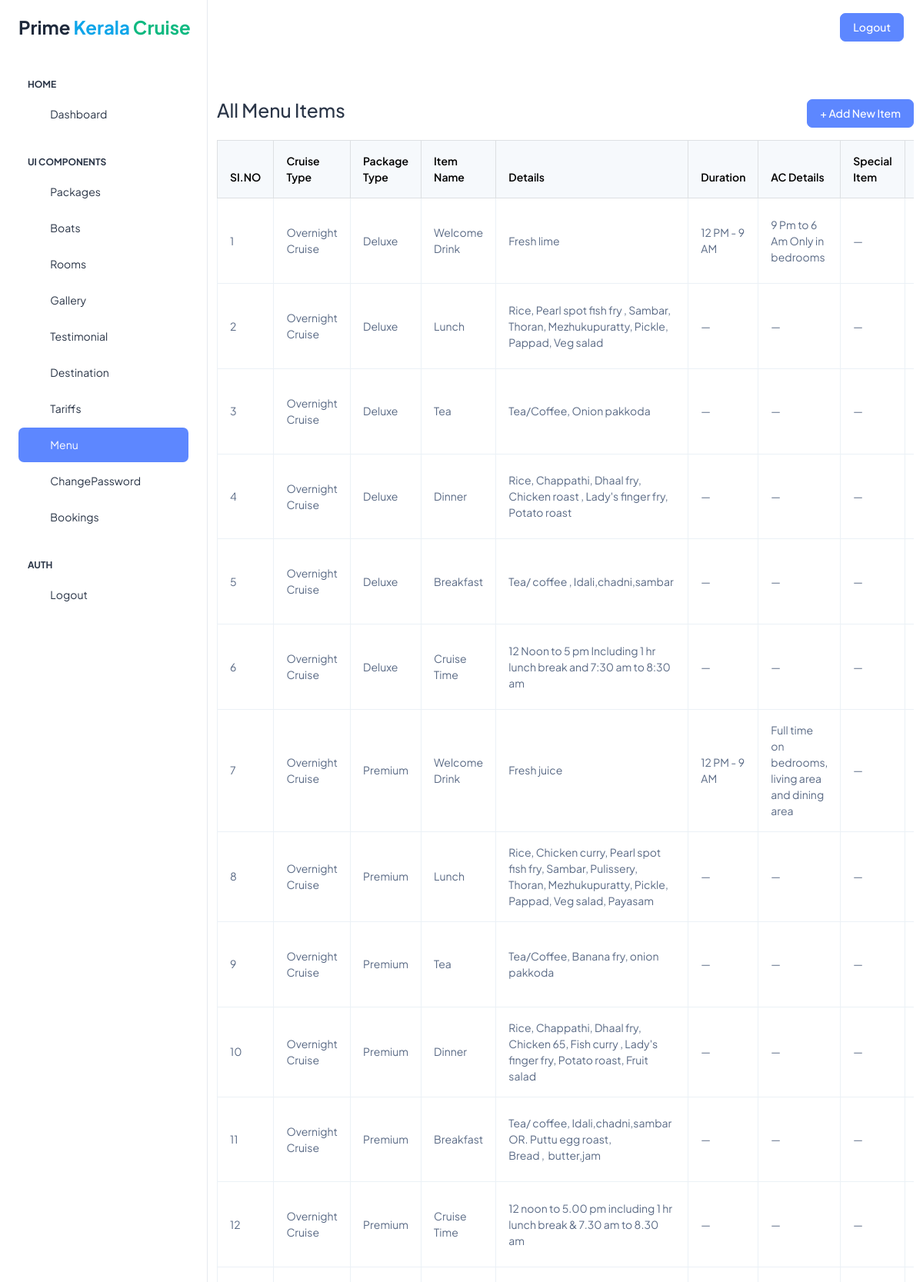
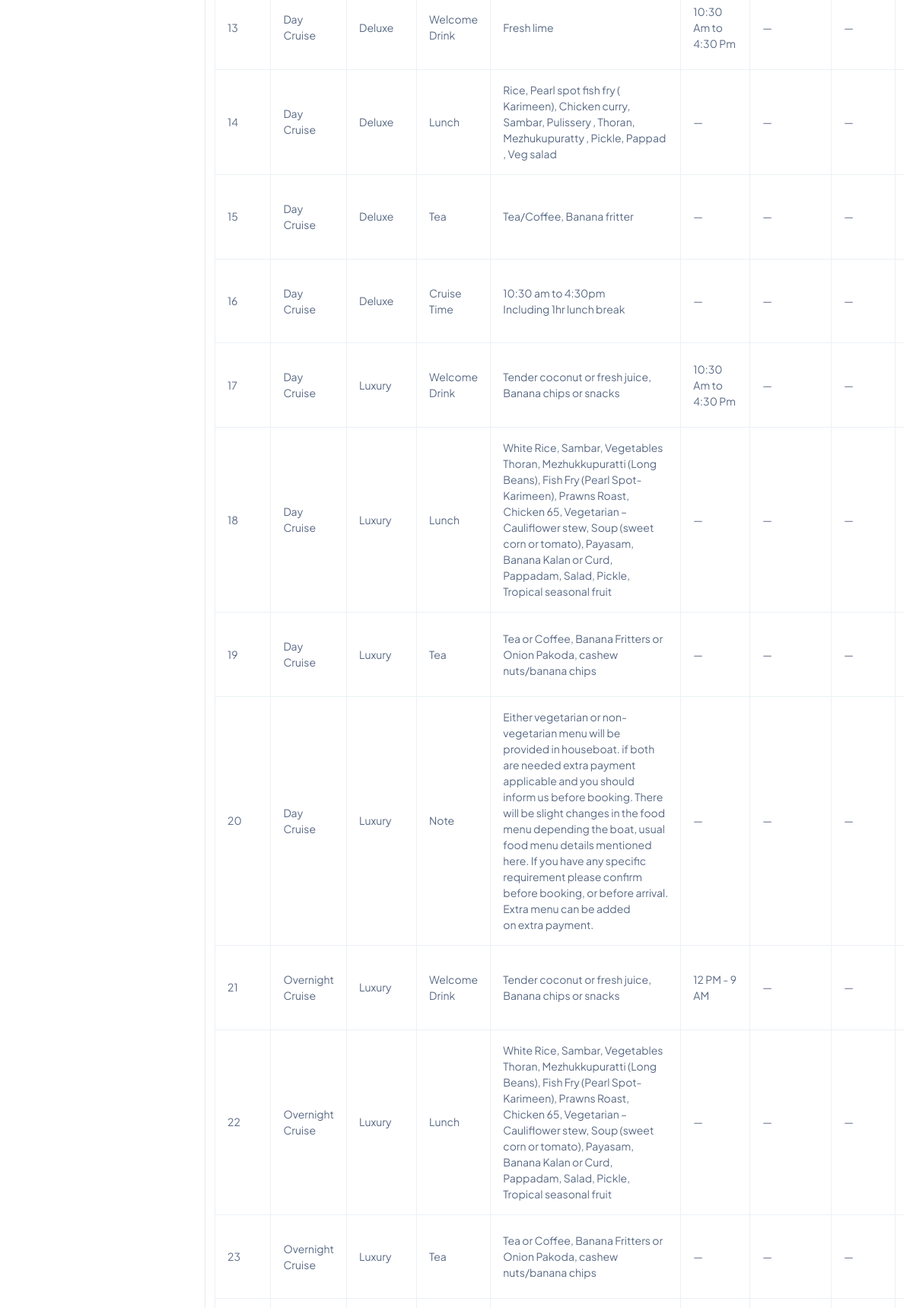
/admin_view_menu_items (upper part), run on the app's committed database (2 pictures, top to bottom).
### app/models.py (models this page shows, shortened)
class MenuItem(models.Model):
    CRUISE_CHOICES = [
        ('day', 'Day Cruise'),
        ('overnight', 'Overnight Cruise'),
    ]
    PACKAGE_CHOICES = [
        ('deluxe', 'Deluxe'),
        ('premium', 'Premium'),
        ('luxury', 'Luxury'),
    ]
    cruise_type = models.CharField(max_length=20, choices=CRUISE_CHOICES)
    package_type = models.CharField(max_length=20, choices=PACKAGE_CHOICES)
    item_name = models.CharField(max_length=100)
    details = models.TextField(blank=True)
    time_slot = models.CharField(max_length=50, blank=True)
    is_special = models.CharField(max_length=100,null=True)
    duration = models.CharField(max_length=50, blank=True)
    ac_available = models.CharField(max_length=100,null=True)
    image=models.ImageField(upload_to='menu')
    order_number = models.PositiveIntegerField(default=0,null=True)

### app/views.py (the view)
# urls.py: path('admin_view_menu_items', views.admin_view_menu_items, name='admin_view_menu_items'),
def admin_view_menu_items(request):
    menu_items = MenuItem.objects.all()
    return render(request, 'admin/admin_view_menu.html', {'menu_items': menu_items})

### templates/admin/admin_view_menu.html (shortened to what this page needs)
{% include 'admin/adminheader.html' %}
<div class="container mt-4">
  <div class="d-flex justify-content-between align-items-center mb-3">
    <h1 class="h3">All Menu Items</h1>
    <a href="{% url 'admin_add_menu_item' %}" class="btn btn-primary">+ Add New Item</a>
  </div>
  {% if menu_items %}
    <div class="table-responsive">
      <table class="table table-bordered table-hover align-middle">
        <thead class="table-light">
          <tr>
            <th>SI.NO</th>
            <th>Cruise Type</th>
            <th>Package Type</th>
            <th>Item Name</th>
            <th>Details</th>
            <th>Duration</th>
            <th>AC Details</th>
            <th>Special Item</th>
            <th>Image</th>
          </tr>
        </thead>
        <tbody>
          {% for item in menu_items %}
          <tr>
            <td>{{ forloop.counter }}</td>
            <td>{{ item.get_cruise_type_display }}</td>
            <td>{{ item.get_package_type_display }}</td>
            <td>{{ item.item_name }}</td>
            <td style="max-width: 250px;">{{ item.details|default:"—" }}</td>
            <td>{{ item.duration|default:"—" }}</td>
            <td>
              {% if item.ac_available %}
                {{ item.ac_available }}
              {% else %}
                <span class="text-muted">—</span>
              {% endif %}
            </td>
            <td>
              {% if item.is_special %}
                {{ item.is_special }}
              {% else %}
                <span class="text-muted">—</span>
              {% endif %}
            </td>
            <td>
            </td>
          </tr>
          {% endfor %}
        </tbody>
      </table>
    </div>
  {% else %}
    <div class="alert alert-info">No menu items found.</div>
  {% endif %}
</div>
{% include 'admin/adminfooter.html' %}

### data on the page
MenuItem: cruise_type "Overnight Cruise", package_type "Deluxe", item_name "Welcome Drink", details "Fresh lime", duration "12 PM - 9 AM", ac_available "9 Pm to 6 Am Only in bedrooms"
MenuItem: cruise_type "Overnight Cruise", package_type "Deluxe", item_name "Lunch", details "Rice, Pearl spot fish fry , Sambar, Thoran, Mezhukupuratty, Pickle, Pappad, Veg salad", duration "—"
MenuItem: cruise_type "Overnight Cruise", package_type "Deluxe", item_name "Tea", details "Tea/Coffee, Onion pakkoda", duration "—"
MenuItem: cruise_type "Overnight Cruise", package_type "Deluxe", item_name "Dinner", details "Rice, Chappathi, Dhaal fry, Chicken roast , Lady's finger fry, Potato roast", duration "—"
MenuItem: cruise_type "Overnight Cruise", package_type "Deluxe", item_name "Breakfast", details "Tea/ coffee , Idali,chadni,sambar", duration "—"
MenuItem: cruise_type "Overnight Cruise", package_type "Deluxe", item_name "Cruise Time", details "12 Noon to 5 pm Including 1 hr lunch break and 7:30 am to 8:30 am", duration "—"
MenuItem: cruise_type "Overnight Cruise", package_type "Premium", item_name "Welcome Drink", details "Fresh juice", duration "12 PM - 9 AM", ac_available "Full time on bedrooms, living area and dining area"
MenuItem: cruise_type "Overnight Cruise", package_type "Premium", item_name "Lunch", details "Rice, Chicken curry, Pearl spot fish fry, Sambar, Pulissery, Thoran, Mezhukupuratty, Pickle, Pappad, Veg salad, Payasam", duration "—"
MenuItem: cruise_type "Overnight Cruise", package_type "Premium", item_name "Tea", details "Tea/Coffee, Banana fry, onion pakkoda", duration "—"
MenuItem: cruise_type "Overnight Cruise", package_type "Premium", item_name "Dinner", details "Rice, Chappathi, Dhaal fry, Chicken 65, Fish curry , Lady's finger fry, Potato roast, Fruit salad", duration "—"
MenuItem: cruise_type "Overnight Cruise", package_type "Premium", item_name "Breakfast", details "Tea/ coffee, Idali,chadni,sambar OR. Puttu egg roast, Bread , butter,jam", duration "—"
MenuItem: cruise_type "Overnight Cruise", package_type "Premium", item_name "Cruise Time", details "12 noon to 5.00 pm including 1 hr lunch break & 7.30 am to 8.30 am", duration "—"
MenuItem: cruise_type "Day Cruise", package_type "Deluxe", item_name "Welcome Drink", details "Fresh lime", duration "10:30 Am to 4:30 Pm"
MenuItem: cruise_type "Day Cruise", package_type "Deluxe", item_name "Lunch", details "Rice, Pearl spot fish fry ( Karimeen), Chicken curry, Sambar, Pulissery , Thoran, Mezhukupuratty , Pickle, Pappad , Veg salad", duration "—"
MenuItem: cruise_type "Day Cruise", package_type "Deluxe", item_name "Tea", details "Tea/Coffee, Banana fritter", duration "—"
MenuItem: cruise_type "Day Cruise", package_type "Deluxe", item_name "Cruise Time", details "10:30 am to 4:30pm Including 1hr lunch break", duration "—"
MenuItem: cruise_type "Day Cruise", package_type "Luxury", item_name "Welcome Drink", details "Tender coconut or fresh juice, Banana chips or snacks", duration "10:30 Am to 4:30 Pm"
MenuItem: cruise_type "Day Cruise", package_type "Luxury", item_name "Lunch", details "White Rice, Sambar, Vegetables Thoran, Mezhukkupuratti (Long Beans), Fish Fry (Pearl Spot-Karimeen), Prawns Roast, Chicken 65, Vegetarian – Cauliflower stew, Soup (sweet corn or tomato), Payasam, Banana Kalan or Curd, Pappadam, Salad, Pickle, Tropical seasonal fruit", duration "—"
MenuItem: cruise_type "Day Cruise", package_type "Luxury", item_name "Tea", details "Tea or Coffee, Banana Fritters or Onion Pakoda, cashew nuts/banana chips", duration "—"
MenuItem: cruise_type "Day Cruise", package_type "Luxury", item_name "Note", details "Either vegetarian or non-vegetarian menu will be provided in houseboat. if both are needed extra payment applicable and you should inform us before booking. There will be slight changes in the food menu depending the boat, usual food menu details mentioned here. If you have any specific requirement please confirm before booking, or before arrival. Extra menu can be added on extra payment.", duration "—"
MenuItem: cruise_type "Overnight Cruise", package_type "Luxury", item_name "Welcome Drink", details "Tender coconut or fresh juice, Banana chips or snacks", duration "12 PM - 9 AM"
MenuItem: cruise_type "Overnight Cruise", package_type "Luxury", item_name "Lunch", details "White Rice, Sambar, Vegetables Thoran, Mezhukkupuratti (Long Beans), Fish Fry (Pearl Spot-Karimeen), Prawns Roast, Chicken 65, Vegetarian – Cauliflower stew, Soup (sweet corn or tomato), Payasam, Banana Kalan or Curd, Pappadam, Salad, Pickle, Tropical seasonal fruit", duration "—"
MenuItem: cruise_type "Overnight Cruise", package_type "Luxury", item_name "Tea", details "Tea or Coffee, Banana Fritters or Onion Pakoda, cashew nuts/banana chips", duration "—"
